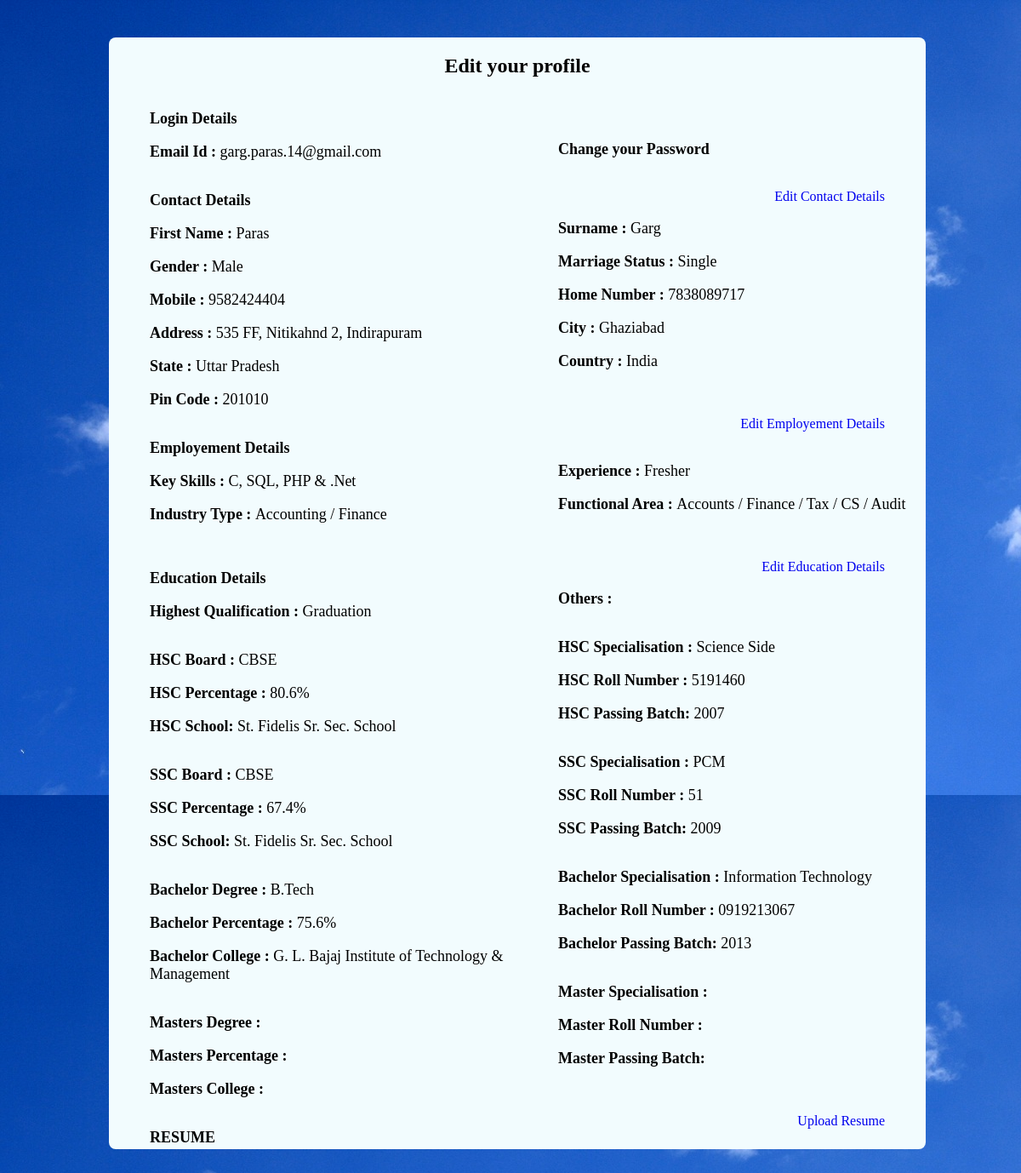
Screenshot of /seeker.edit.profile.php?id=1 (signed in) with the database file from the repository.
### tables this page shows
CREATE TABLE IF NOT EXISTS `seeker_details` (
  `id` int(11) NOT NULL AUTO_INCREMENT,
  `email_id` varchar(50) NOT NULL,
  `password` varchar(40) NOT NULL,
  `fname` varchar(30) NOT NULL,
  `lname` varchar(30) NOT NULL,
  `gender` varchar(8) NOT NULL,
  `marriage_status` varchar(8) DEFAULT NULL,
  `mobile` varchar(10) NOT NULL,
  `phone` varchar(10) DEFAULT NULL,
  `address` varchar(50) DEFAULT NULL,
  `country` varchar(25) DEFAULT NULL,
  `state` varchar(25) DEFAULT NULL,
  `city` varchar(25) NOT NULL,
  `pincode` int(6) NOT NULL,
  `key_skill` varchar(25) NOT NULL,
  `experience` varchar(5) NOT NULL,
  `industry_type` varchar(5) DEFAULT NULL,
  `func_area` varchar(5) DEFAULT NULL,
  `highest_course` varchar(5) NOT NULL,
  `others` varchar(30) DEFAULT NULL,
  `hsc` varchar(30) DEFAULT NULL,
  `hsc_special` varchar(30) DEFAULT NULL,
  `hsc_percentage` varchar(30) DEFAULT NULL,
  `hsc_rollno` varchar(30) DEFAULT NULL,
  `hsc_college` varchar(30) DEFAULT NULL,
  `hsc_batch` varchar(30) DEFAULT NULL,
  `ssc` varchar(30) DEFAULT NULL,
  `ssc_special` varchar(30) DEFAULT NULL,
  `ssc_percentage` varchar(30) DEFAULT NULL,
  `ssc_rollno` varchar(30) DEFAULT NULL,
  `ssc_college` varchar(30) DEFAULT NULL,
  `ssc_batch` varchar(30) DEFAULT NULL,
  `bachelor` varchar(30) DEFAULT NULL,
  `bachelor_special` varchar(30) DEFAULT NULL,
  `bachelor_percentage` varchar(30) DEFAULT NULL,
  `bachelor_rollno` varchar(30) DEFAULT NULL,
  `bachelor_college` varchar(100) DEFAULT NULL,
  `bachelor_batch` varchar(30) DEFAULT NULL,
  `master` varchar(30) DEFAULT NULL,
  `master_special` varchar(30) DEFAULT NULL,
  `master_percentage` varchar(30) DEFAULT NULL,
  `master_rollno` varchar(30) DEFAULT NULL,
  `master_college` varchar(100) DEFAULT NULL,
  `master_batch` varchar(30) DEFAULT NULL,
  `resume` varchar(100) NOT NULL,
  `resume_txt` varchar(100) NOT NULL,
  `agree` varchar(3) NOT NULL,
  `notification` varchar(3) DEFAULT NULL,
  `call_sms` varchar(3) DEFAULT NULL,
  PRIMARY KEY (`id`),
  KEY `experience` (`experience`)
);

CREATE TABLE IF NOT EXISTS `job_industry_type` (
  `id` int(5) NOT NULL AUTO_INCREMENT,
  `industry_type` varchar(60) NOT NULL,
  PRIMARY KEY (`id`)
);

CREATE TABLE IF NOT EXISTS `highest_course` (
  `id` int(11) NOT NULL AUTO_INCREMENT,
  `course` varchar(30) NOT NULL,
  PRIMARY KEY (`id`)
);

CREATE TABLE IF NOT EXISTS `job_exp` (
  `id` int(11) NOT NULL AUTO_INCREMENT,
  `experience` varchar(8) NOT NULL,
  PRIMARY KEY (`id`)
);

CREATE TABLE IF NOT EXISTS `job_func_area` (
  `id` int(5) NOT NULL AUTO_INCREMENT,
  `functional_area` varchar(60) NOT NULL,
  PRIMARY KEY (`id`)
);

### seeker.edit.profile.php (the view, shortened to what this page needs)
<!DOCTYPE html PUBLIC "-//W3C//DTD XHTML 1.0 Transitional//EN" "http://www.w3.org/TR/xhtml1/DTD/xhtml1-transitional.dtd">
<html xmlns="http://www.w3.org/1999/xhtml">
<head>
	<link rel="stylesheet" href="css/search.view.css" type="text/css" />
</head>
<body>
	<div id="body_struct">
<?php
	$id=$_REQUEST['id'];
	$query = "SELECT * FROM seeker_details WHERE id='$id'";
	$query_run = mysql_query($query);
	while($query_result=mysql_fetch_array($query_run))
	{
		$experience = $query_result['experience'];
		$industry_type = $query_result['industry_type'];
		$func_area = $query_result['func_area'];
		$highest_course = $query_result['highest_course'];
		$query_exp = "SELECT experience FROM job_exp WHERE id='$experience'";
		$query_industry_type = "SELECT industry_type FROM job_industry_type WHERE id='$industry_type'";
		$query_func_area = "SELECT functional_area FROM job_func_area WHERE id='$func_area'";
		$query_highest_course = "SELECT course FROM highest_course WHERE id='$highest_course'";
		$query_run_exp = mysql_query($query_exp);
		$query_run_industy_type = mysql_query($query_industry_type);
		$query_run_func_area = mysql_query($query_func_area);
		$query_run_highest_course = mysql_query($query_highest_course);
		$query_exp_result = mysql_result($query_run_exp, 0, 'experience');
		$query_industy_type_result = mysql_result($query_run_industy_type, 0, 'industry_type');
		$query_func_area_result = mysql_result($query_run_func_area, 0, 'functional_area');
		$query_highest_course_result = mysql_result($query_run_highest_course, 0, 'course');
		echo '	<div><center><h2>Edit your profile</h2></center></div><br />';
		echo'	<div class="div_left">';
			echo '	<div class="div_struct"><b>Login Details</b></div><br />';
			echo'	<div class="div_struct"><b>Email Id : </b>'.$query_result['email_id'].'</div><br /><br />';
			echo '	<div class="div_struct"><b>Contact Details</b></div><br />';
			echo'	<div class="div_struct"><b>First Name : </b>'.$query_result['fname'].'</div><br />';
			echo'	<div class="div_struct"><b>Gender : </b>'.$query_result['gender'].'</div><br />';
			echo'	<div class="div_struct"><b>Mobile : </b>'.$query_result['mobile'].'</div><br />';
			echo'	<div class="div_struct"><b>Address : </b>'.$query_result['address'].'</div><br />';
			echo'	<div class="div_struct"><b>State : </b>'.$query_result['state'].'</div><br />';
			echo'	<div class="div_struct"><b>Pin Code : </b>'.$query_result['pincode'].'</div><br /><br />';
			echo '	<div class="div_struct"><b>Employement Details</b></div><br />';
			echo'	<div class="div_struct"><b>Key Skills : </b>'.$query_result['key_skill'].'</div><br />';
			echo'	<div class="div_struct"><b>Industry Type : </b>'.$query_industy_type_result.'</div><br /><br /><br/>';
			echo '	<div class="div_struct"><b>Education Details</b></div><br />';
			echo'	<div class="div_struct"><b>Highest Qualification : </b>'.$query_highest_course_result.'</div><br /><br />';
			echo'	<div class="div_struct"><b>HSC Board : </b>'.$query_result['hsc'].'</div><br />';
			echo'	<div class="div_struct"><b>HSC Percentage : </b>'.$query_result['hsc_percentage'].'</div><br />';
			echo'	<div class="div_struct"><b>HSC School: </b>'.$query_result['hsc_college'].'</div><br /><br />';
			echo'	<div class="div_struct"><b>SSC Board : </b>'.$query_result['ssc'].'</div><br />';
			echo'	<div class="div_struct"><b>SSC Percentage : </b>'.$query_result['ssc_percentage'].'</div><br />';
			echo'	<div class="div_struct"><b>SSC School: </b>'.$query_result['ssc_college'].'</div><br /><br />';
			echo'	<div class="div_struct"><b>Bachelor Degree : </b>'.$query_result['bachelor'].'</div><br />';
			echo'	<div class="div_struct"><b>Bachelor Percentage : </b>'.$query_result['bachelor_percentage'].'</div><br />';
			echo'	<div class="div_struct"><b>Bachelor College : </b>'.$query_result['bachelor_college'].'</div><br /><br />';
			echo'	<div class="div_struct"><b>Masters Degree : </b>'.$query_result['master'].'</div><br />';
			echo'	<div class="div_struct"><b>Masters Percentage : </b>'.$query_result['master_percentage'].'</div><br />';
			echo'	<div class="div_struct"><b>Masters College : </b>'.$query_result['master_college'].'</div>';
			echo' 	<br /><br />';
			echo '	<div class="div_struct"><b>RESUME</b></div><br />';
		echo'	</div class="div_left><br/>';
		echo'	<div class="div_right">';
			echo' 	<br /><br />';
			echo'	<div class="div_struct"><b>Change your Password</b></div><br /><br />';
			echo'	<label style="float: right; margin-right: 10%" />
						<a href="contact.review.php" style="text-decoration:none">Edit Contact Details</a>
					</label><br /><br />';
			echo'	<div class="div_struct"><b>Surname : </b>'.$query_result['lname'].'</div><br />';
			echo'	<div class="div_struct"><b>Marriage Status : </b>'.$query_result['marriage_status'].'</div><br />';
			echo'	<div class="div_struct"><b>Home Number : </b>'.$query_result['phone'].'</div><br />';
			echo'	<div class="div_struct"><b>City : </b>'.$query_result['city'].'</div><br />';
			echo'	<div class="div_struct"><b>Country : </b>'.$query_result['country'].'</div><br />';
			echo' 	<br /><br />';
			echo'	<label style="float: right; margin-right: 10%" />
						<a href="contact.review.php" style="text-decoration:none">Edit Employement Details</a>
					</label><br /><br /><br />';
			echo'	<div class="div_struct"><b>Experience : </b>'.$query_exp_result.'</div><br />';
			echo'	<div class="div_struct"><b>Functional Area : </b>'.$query_func_area_result.'</div><br />';
			echo' 	<br /><br />';
			echo'	<label style="float: right; margin-right: 10%" />
						<a href="contact.review.php" style="text-decoration:none">Edit Education Details</a>
					</label><br /><br />';
			echo'	<div class="div_struct"><b>Others : </b>'.$query_result['others'].'</div><br /><br />';
			echo'	<div class="div_struct"><b>HSC Specialisation : </b>'.$query_result['hsc_special'].'</div><br />';
			echo'	<div class="div_struct"><b>HSC Roll Number : </b>'.$query_result['hsc_rollno'].'</div><br />';
			echo'	<div class="div_struct"><b>HSC Passing Batch: </b>'.$query_result['hsc_batch'].'</div><br /><br />';
			echo'	<div class="div_struct"><b>SSC Specialisation : </b>'.$query_result['ssc_special'].'</div><br />';
			echo'	<div class="div_struct"><b>SSC Roll Number : </b>'.$query_result['ssc_rollno'].'</div><br />';
			echo'	<div class="div_struct"><b>SSC Passing Batch: </b>'.$query_result['ssc_batch'].'</div><br /><br />';
			echo'	<div class="div_struct"><b>Bachelor Specialisation : </b>'.$query_result['bachelor_special'].'</div><br />';
			echo'	<div class="div_struct"><b>Bachelor Roll Number : </b>'.$query_result['bachelor_rollno'].'</div><br />';
			echo'	<div class="div_struct"><b>Bachelor Passing Batch: </b>'.$query_result['bachelor_batch'].'</div><br /><br />';
			echo'	<div class="div_struct"><b>Master Specialisation : </b>'.$query_result['master_special'].'</div><br />';
			echo'	<div class="div_struct"><b>Master Roll Number : </b>'.$query_result['master_rollno'].'</div><br />';
			echo'	<div class="div_struct"><b>Master Passing Batch: </b>'.$query_result['master_batch'].'</div>';
			echo' 	<br /><br /><br />';
			echo'	<label style="float: right; margin-right: 10%" />
						<a href="resume.review.php" style="text-decoration:none">Upload Resume</a>
					</label><br /><br />';
		echo'	</div class="div_right">';
	}
?>
	</div>
</body>
</html>

### css/search.view.css (style rules this page uses)
body { background-image:url(../images/search.view.background.jpg); font-family: Cambria, "Blackadder ITC"; height: 100%; position: fixed; width: 100%; }
#body_struct { background-color: #F2FCFE; float: left; height: 85%; margin-left: 10%; margin-top: 3%; overflow: auto; width: 80%; -webkit-border-radius: 8px; }
.div_left { float: left; width: 50%; }
.div_right { float: right; width: 50%; }
.div_struct { font-size: 18px; margin-left: 10%; }

### rows the page displays
seeker_details: email "garg.paras.14@gmail.com", fname "Paras", gender "Male", mobile "9582424404", address "535 FF, Nitikahnd 2, Indirapuram", state "Uttar Pradesh", pincode "201010", key_skill "C, SQL, PHP & .Net", job_industry_type.industry_type "Accounting / Finance", highest_course.course "Graduation", hsc "CBSE", hsc_percentage "80.6%", hsc_college "St. Fidelis Sr. Sec. School", ssc "CBSE", ssc_percentage "67.4%", ssc_college "St. Fidelis Sr. Sec. School", bachelor "B.Tech", bachelor_percentage "75.6%", bachelor_college "G. L. Bajaj Institute of Technology & Management", lname "Garg", marriage_status "Single", phone "7838089717", city "Ghaziabad", country "India", job_exp.experience "Fresher", job_func_area.functional_area "Accounts / Finance / Tax / CS / Audit", hsc_special "Science Side", hsc_rollno "5191460", hsc_batch "2007", ssc_special "PCM", ssc_rollno "51", ssc_batch "2009", bachelor_special "Information Technology", bachelor_rollno "0919213067", bachelor_batch "2013"
